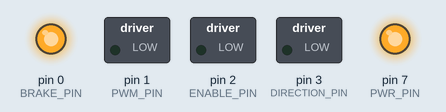
Bench run of a sketch on a simulated Arduino Uno, built with avr-gcc and run on an emulated ATmega328P. On the bench: switched loads named in the sketch (green lamp = pin HIGH), output pins drawn as LEDs (lit = HIGH).

Above: at 0.5 s.
At 1.5 s:
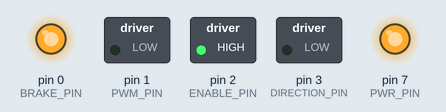
At 5.5 s:
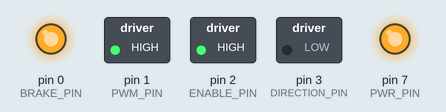
Timing chart, 0 to 6.9 s (numbered marks = the images above):
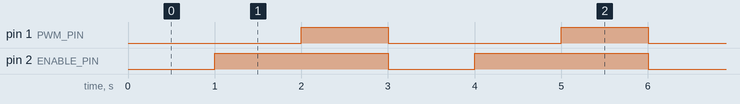

Measured:
- by itself, pin 1 (PWM_PIN): alternates HIGH for 1.0 s and LOW for 2.0 s
- by itself, pin 2 (ENABLE_PIN): alternates HIGH for 2.0 s and LOW for 1.0 s
- by itself, everything shown: repeats every 3.0 s, in 3 steps

The sketch:

motorboard_rev2_led_check.ino
```cpp
int BRAKE_PIN = 0;
int PWM_PIN = 1;
int ENABLE_PIN = 2;
int DIRECTION_PIN = 3;
int FAULT_PIN = 4;
int ADC_PIN = 5;
int GND_PIN = 6;
int PWR_PIN = 7;

void setup() {
  // Set port directions
  pinMode(BRAKE_PIN, OUTPUT);
  pinMode(PWM_PIN, OUTPUT);
  pinMode(ENABLE_PIN, OUTPUT);
  pinMode(DIRECTION_PIN, OUTPUT);
  pinMode(FAULT_PIN, INPUT);
  pinMode(ADC_PIN, INPUT);
  pinMode(GND_PIN, OUTPUT);
  pinMode(PWR_PIN, OUTPUT);

  // Initial pin values
  digitalWrite(BRAKE_PIN, HIGH);
  digitalWrite(PWM_PIN, LOW);
  digitalWrite(ENABLE_PIN, LOW);
  digitalWrite(DIRECTION_PIN, LOW);
  digitalWrite(GND_PIN, LOW);
  digitalWrite(PWR_PIN, HIGH);

}

void loop() {
  // put your main code here, to run repeatedly:
  delay(1000);
  digitalWrite(ENABLE_PIN, HIGH);

  // delay(1000);
  // digitalWrite(BRAKE_PIN, HIGH);

  delay(1000);
  digitalWrite(PWM_PIN, HIGH);

  // delay(1000);
  // digitalWrite(DIRECTION_PIN, HIGH);

  delay(1000);
  // digitalWrite(BRAKE_PIN, LOW);
  digitalWrite(PWM_PIN, LOW);
  digitalWrite(ENABLE_PIN, LOW);
  digitalWrite(DIRECTION_PIN, LOW);
}
```
